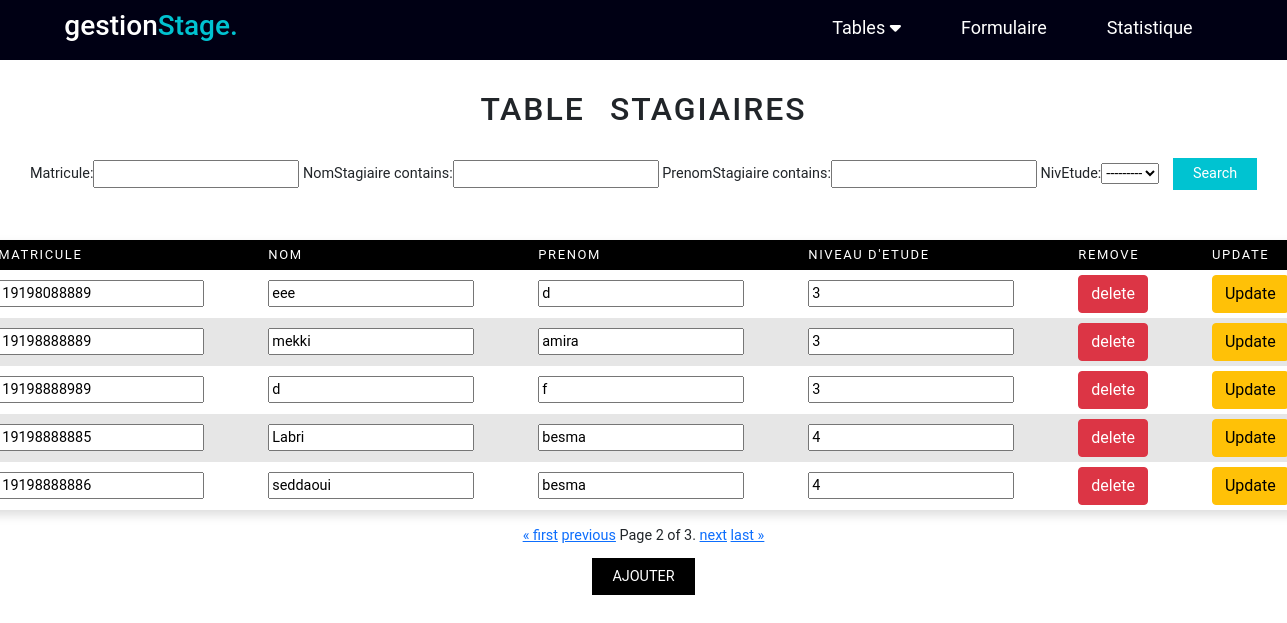
The app's page /stagiaire/?page=2 with its own data.
### AppGestion/models.py (models this page shows, shortened)
class Stagiaire (models.Model):
    matricule= models.IntegerField(primary_key=True)
    NomStagiaire=models.CharField(max_length=15)
    PrenomStagiaire=models.CharField(max_length=30)
    NivEtude=models.IntegerField(choices=NIV_ETUDE)
    class Meta:
        ordering = ['NivEtude']

### AppGestion/views.py (the view)
# urls.py: path('stagiaire/',views.stagiaire,name='stagiaire'),
def stagiaire (request):
    stagiaires=Stagiaire.objects.all()
    myFilter1 =StagaireFilter(request.GET, queryset=stagiaires)
    stagiaires=myFilter1.qs
    paginator= Paginator(stagiaires,5)
    page_number=request.GET.get('page')
    stagiaires=paginator.get_page(page_number)
    if request.method=="POST":
        formStagiaire =StagiaireForm(data=request.POST)
        if formStagiaire.is_valid():
            formStagiaire.save()
            return redirect("stagiaire")
    else:
        formStagiaire=StagiaireForm
    return render(request,'stagiaire.html',{'stagiaire':stagiaires,'myFilter1':myFilter1,'formStagiaire':formStagiaire})

### AppGestion/templates/stagiaire.html (shortened to what this page needs)
<!DOCTYPE html>
<html lang="en">
<head>
    <link href="https://cdn.jsdelivr.net/npm/bootstrap@5.1.3/dist/css/bootstrap.min.css" rel="stylesheet"
>
    <link rel="stylesheet" href="https://cdnjs.cloudflare.com/ajax/libs/font-awesome/6.0.0-beta3/css/all.min.css" />
    <link rel="stylesheet" href="/static/style.css">
</head>
<body>
<header>
  <div class="menu_bar">
    <h1 class="logo">gestion<span>Stage.</span></h1>
    <ul >
      <li ><a  href="">Tables <i class="fas fa-caret-down"></i></a>
      </li>
      <li ><a  href="{% url 'formulaireStage'%}">Formulaire</a></li>
      <li ><a  href="#">Statistique</a> </li>
    </ul>
  </div>
</header>
<div class="contenue">
    <h2>table stagiaires</h2>
    <div class="filtrage">
    <form action="" methode="get">
      {{myFilter1.form}}
      <button class="button" type="submit"> Search </button>
    </form>
   </div>
    <table >
      <thead>
        <tr>
          <th>Matricule</th>
          <th>Nom </th>
          <th>Prenom </th>
          <th>Niveau d'etude</th>
          <th>Remove</th>
          <th>Update</th>
        </tr>
      </thead>
        {% for p in stagiaire %}
        <tr>
        <form method ="POST" action="/Update_Stagiaire/{{p.matricule}}/">
            <td><input type= "text" name="matricule" value={{p.matricule}} readonly>  </td>
            <td><input type= "text" name="NomStagiaire" value={{p.NomStagiaire}}></td>
            <td><input type= "text" name="PrenomStagiaire" value={{p.PrenomStagiaire}}></td>
            <td><input type= "text" name="NivEtude" value={{p.NivEtude}}></td>
         <td> <a href="{% url 'delete_Stagaire' p.matricule %}"  class="btn btn-danger"> delete </a> </td>
         <td> <input type="submit" value="Update" class="btn btn-warning"></td>
        </form>
      </tr>
        {% endfor %}
      </table>
      <div class="pagination">
        <span class="step-links">
            {% if stagiaire.has_previous %}
                <a href="?page=1">&laquo; first</a>
                <a href="?page={{ stagiaire.previous_page_number }}">previous</a>
            {% endif %}
            <span class="current">
                Page {{ stagiaire.number }} of {{ stagiaire.paginator.num_pages }}.
            </span>
            {% if stagiaire.has_next %}
                <a href="?page={{ stagiaire.next_page_number }}">next</a>
                <a href="?page={{ stagiaire.paginator.num_pages }}">last &raquo;</a>
            {% endif %}
        </span>
    </div>
    <div class="wrapper">
      <a href="#ajout-stagiaire">Ajouter</a>
    </div>
</div>
</body>
</html>

### AppGestion/static/style.css (style rules this page uses)
body { font-size: 0.9rem; font-family: 'Roboto', sans-serif; }
.wrapper { margin-top: 20px; }
.wrapper a { background-color: #000; text-decoration: none; padding: 10px 20px; text-transform: uppercase; color:#fff; }
.button { background-color: #00c3d1; color: #fff; padding: 5px 20px; border:0; margin-left: 10px; }
h2 { margin-top: 90px; margin-bottom: 30px; word-spacing: 15px; letter-spacing: 2px; text-transform: uppercase; }
.filtrage { float: left; }
table { margin-top: 50px; margin-bottom: 15px; border-collapse: collapse; box-shadow: 0 5px 10px rgb(221, 221, 221); background-color: white; text-align: left; overflow: hidden; }
tr:nth-child(even) { background-color: #e6e6e6; }
thead { background-color: #000000; color: #fff; }
th { font-size: 13px; padding: 5px 2rem ; text-transform: uppercase; letter-spacing: 0.1rem; font-weight:normal ; }
td { padding: 5px 2rem; text-align: center; }
.contenue { display: flex; justify-content: center; align-items: center; flex-direction: column; }
.menu_bar { margin: 0; height:60px; width: 100%; display: flex; align-items: center; justify-content: space-between; padding: 0 5%; background-color: rgb(0, 0, 20); position: fixed; top :0; }
.logo { color: rgb(255, 255, 255) ; font-size: 28px; }
.logo span { color: #00c3d1; }
.menu_bar ul { list-style: none; display: flex; padding-top: 10px; }
.menu_bar ul li { padding: 10px 30px; }
.menu_bar ul li a { color: white; text-decoration: none; font-size: 18px; transition: all 0.3s; }

### records on screen
Stagiaire: matricule "19198088889", NomStagiaire "eee", PrenomStagiaire "d", NivEtude "3"
Stagiaire: matricule "19198888889", NomStagiaire "mekki", PrenomStagiaire "amira", NivEtude "3"
Stagiaire: matricule "19198888989", NomStagiaire "d", PrenomStagiaire "f", NivEtude "3"
Stagiaire: matricule "19198888885", NomStagiaire "Labri", PrenomStagiaire "besma", NivEtude "4"
Stagiaire: matricule "19198888886", NomStagiaire "seddaoui", PrenomStagiaire "besma", NivEtude "4"

### other values on screen
{{ stagiaire.number }} "2"
{{ stagiaire.paginator.num_pages }} "3"
